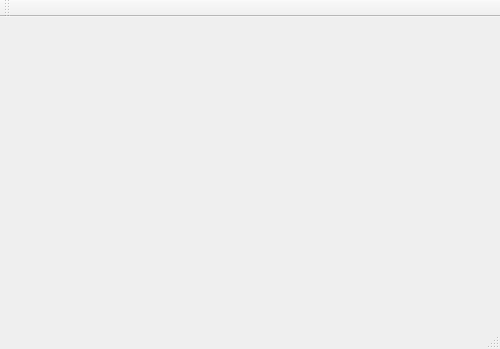
<?xml version="1.0" encoding="UTF-8"?>
<ui version="4.0">
 <class>MainWindow</class>
 <widget class="QMainWindow" name="MainWindow">
  <property name="geometry">
   <rect>
    <x>0</x>
    <y>0</y>
    <width>500</width>
    <height>349</height>
   </rect>
  </property>
  <property name="windowTitle">
   <string>MainWindow</string>
  </property>
  <widget class="QWidget" name="centralWidget"/>
  <widget class="QMenuBar" name="menuBar">
   <property name="geometry">
    <rect>
     <x>0</x>
     <y>0</y>
     <width>500</width>
     <height>25</height>
    </rect>
   </property>
  </widget>
  <widget class="QToolBar" name="mainToolBar">
   <attribute name="toolBarArea">
    <enum>TopToolBarArea</enum>
   </attribute>
   <attribute name="toolBarBreak">
    <bool>false</bool>
   </attribute>
  </widget>
  <widget class="QStatusBar" name="statusBar"/>
 </widget>
 <layoutdefault spacing="6" margin="11"/>
 <resources/>
 <connections/>
</ui>
